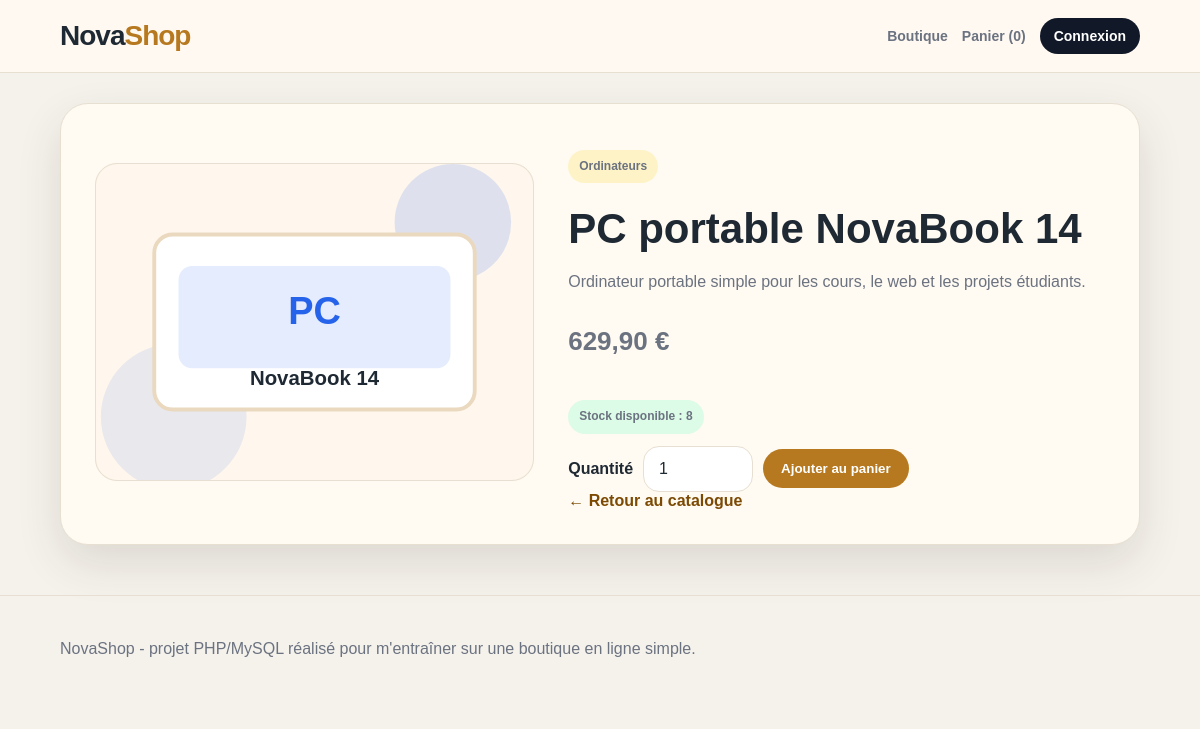
/produit.php?id=1, run on the app's committed database.
### tables this page shows
CREATE TABLE produit (
    id_produit INT AUTO_INCREMENT PRIMARY KEY,
    nom VARCHAR(150) NOT NULL,
    description TEXT,
    prix DECIMAL(10,2) NOT NULL,
    stock INT NOT NULL DEFAULT 0,
    image VARCHAR(255) DEFAULT 'images/produit-defaut.svg',
    id_categorie INT,
    actif TINYINT(1) DEFAULT 1,
    FOREIGN KEY (id_categorie) REFERENCES categorie(id_categorie)
);

CREATE TABLE categorie (
    id_categorie INT AUTO_INCREMENT PRIMARY KEY,
    nom VARCHAR(100) NOT NULL
);

### connexion.php (called while the page is built, shortened)
<?php
function proteger($texte) {
    return htmlspecialchars($texte, ENT_QUOTES, 'UTF-8');
}
function afficher_prix($montant) {
    return number_format($montant, 2, ',', ' ') . ' €';
}
?>

### produit.php (the view, shortened to what this page needs)
<?php
require_once 'connexion.php';
$id = isset($_GET['id']) ? intval($_GET['id']) : 0;
$requete = $pdo->prepare("SELECT produit.*, categorie.nom AS nom_categorie
                         FROM produit
                         LEFT JOIN categorie ON produit.id_categorie = categorie.id_categorie
                         WHERE produit.id_produit = ? AND produit.actif = 1");
$requete->execute(array($id));
$produit = $requete->fetch(PDO::FETCH_ASSOC);
require_once 'header.php';
?>
<section class="bloc fiche-produit">
    <div class="image-fiche">
        <img src="<?php echo proteger($produit['image']); ?>" alt="<?php echo proteger($produit['nom']); ?>">
    </div>
    <div class="details-fiche">
        <p class="etiquette-categorie"><?php echo proteger($produit['nom_categorie']); ?></p>
        <h1><?php echo proteger($produit['nom']); ?></h1>
        <p><?php echo proteger($produit['description']); ?></p>
        <p class="gros-prix"><?php echo afficher_prix($produit['prix']); ?></p>
        <?php if ($produit['stock'] > 0) { ?>
            <p class="stock-ok">Stock disponible : <?php echo $produit['stock']; ?></p>
            <form method="post" action="panier.php" class="formulaire-ligne">
                <label>Quantité</label>
                <input type="number" name="quantite" min="1" max="<?php echo $produit['stock']; ?>" value="1">
                <button type="submit">Ajouter au panier</button>
            </form>
        <?php } else { ?>
            <p class="stock-vide">Ce produit est actuellement en rupture de stock.</p>
        <?php } ?>
        <a class="lien-retour" href="index.php">← Retour au catalogue</a>
    </div>
</section>
<?php require_once 'footer.php'; ?>

### style.css (style rules this page uses)
:root { --fond: #f5f2ec; --fond-clair: #fffaf2; --texte: #1f2933; --texte-doux: #6b7280; --blanc: #ffffff; --noir: #111827; --accent: #b7791f; --accent-fonce: #7c4a03; --vert: #15803d; --rouge: #b91c1c; --bordure: #e7dfd1; --ombre: 0 18px 45px rgba(50, 37, 20, 0.12); }
* { box-sizing: border-box; }
body { margin: 0; font-family: Arial, Helvetica, sans-serif; color: var(--texte); background: var(--fond); }
a { color: inherit; }
.bouton, .bouton-secondaire, button { border: none; text-decoration: none; padding: 12px 18px; border-radius: 999px; font-weight: 800; cursor: pointer; display: inline-block; }
.bouton, button { background: var(--accent); color: var(--blanc); }
.info-boutique, .bloc, .bloc-formulaire, .panier-vide { background: var(--fond-clair); border: 1px solid var(--bordure); border-radius: 28px; box-shadow: var(--ombre); }
.info-boutique p, .description-produit, .message-simple, .bloc p { color: var(--texte-doux); line-height: 1.6; }
.bloc { padding: 34px; margin: 30px 0; }
input, select, textarea { width: 100%; border: 1px solid var(--bordure); background: var(--blanc); padding: 13px 15px; border-radius: 16px; font: inherit; color: var(--texte); }
label { font-weight: 800; }
.carte-produit img, .image-fiche img { width: 100%; background: #f9f0df; border-radius: 22px; border: 1px solid var(--bordure); }
.etiquette-categorie, .stock-ok, .stock-vide, .badge-statut { display: inline-block; padding: 7px 11px; border-radius: 999px; font-size: 12px; font-weight: 800; width: fit-content; }
.etiquette-categorie { background: #fef3c7; color: #92400e; }
.stock-ok, .badge-statut { background: #dcfce7; color: var(--vert); }
.prix-stock strong, .gros-prix { font-size: 26px; font-weight: 900; color: var(--noir); }
.lien-detail, .lien-retour { color: var(--accent-fonce); font-weight: 900; text-decoration: none; }
.fiche-produit { display: grid; grid-template-columns: 0.9fr 1.1fr; gap: 34px; align-items: center; }
.details-fiche h1 { font-size: 42px; margin: 10px 0; }
.formulaire-ligne { display: flex; align-items: center; gap: 10px; flex-wrap: wrap; }
.formulaire-ligne input, .formulaire-ligne select { width: 110px; }

### data on the page
produit: image (picture), id_categorie.nom "Ordinateurs", nom "PC portable NovaBook 14", description "Ordinateur portable simple pour les cours, le web et les projets étudiants.", prix "629,90 €", stock "8"

### other printed values
nombre_articles_panier() "0"
